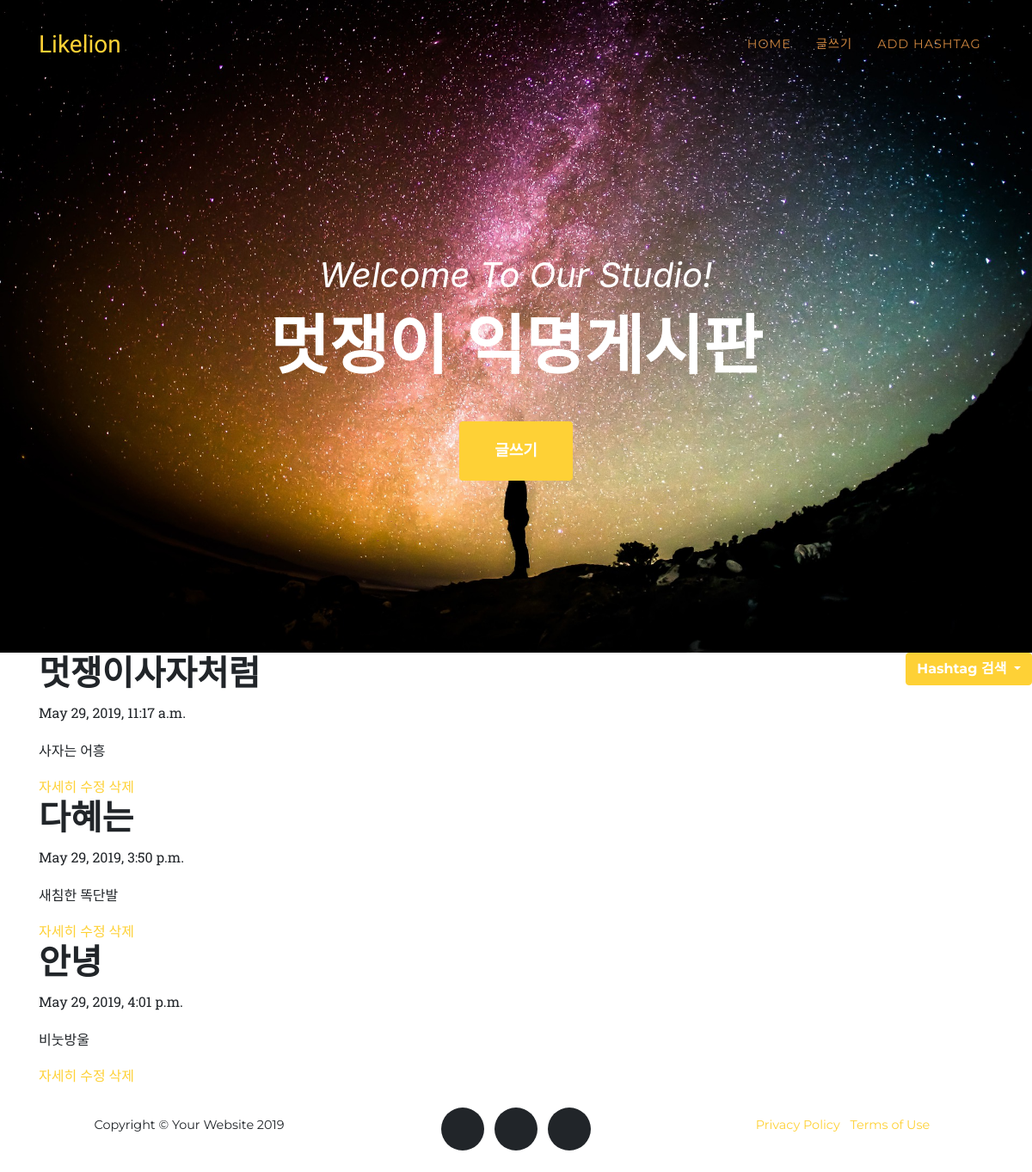
Before: / with the older database file.
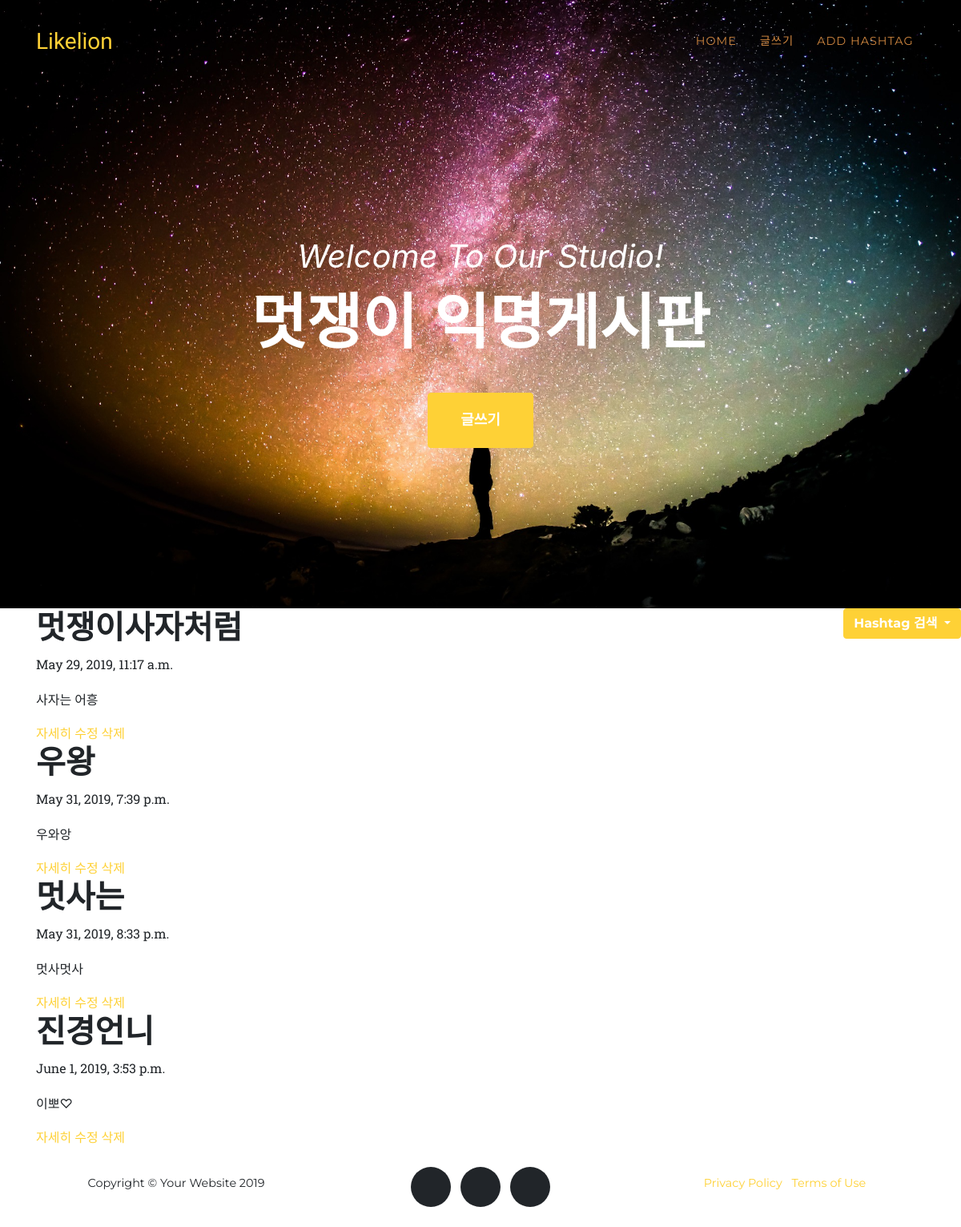
After: the same page with the newer database file.
### first/models.py (models this page shows, shortened)
class Blog(models.Model):
    title = models.CharField(max_length=200)
    pub_date = models.DateTimeField('date published')
    body = models.TextField()
    hashtags = models.ManyToManyField('Hashtag', blank=True)
    image = models.ImageField(upload_to='images/',blank=True)

### first/views.py (the view)
# urls.py: 2. Add a URL to urlpatterns:  path('', views.home, name='home')
def home(request):
    blogs = Blog.objects
    hashtags = Hashtag.objects
    return render(request, 'first/home.html', {'blogs': blogs, 'hashtags': hashtags})

### first/templates/first/home.html (shortened to what this page needs)
{% extends 'first/index.html' %}
{% load staticfiles %}
{% block content %}
<link href="{% static 'css/hi.css' %}" rel="stylesheet">
  <header class="masthead">
    <div class="container">
      <div class="intro-text">
        <div class="intro-lead-in">Welcome To Our Studio!</div>
        <div class="intro-heading text-uppercase">멋쟁이 익명게시판</div>
        <a class="btn btn-primary btn-xl text-uppercase js-scroll-trigger" href="{% url 'new' %}">글쓰기</a>
      </div>
    </div>
  <div class="dropdown">
  <button class="btn btn-primary float-right dropdown-toggle" type="button"
   id="dropdownMenuButton" data-toggle="dropdown" aria-haspopup="true" aria-expanded="false">
    Hashtag 검색
  </button>
</div>
  </header>
<div class="container">
    {% for blog in blogs.all %}
        <h1>{{ blog.title }}</h1>
        <p>{{ blog.pub_date }}</p>
        <p>{{ blog.body }}</p>
        <a href="{% url 'detail' blog_id=blog.pk %}">자세히</a>
        <a href="{% url 'edit' pk=blog.pk %}">수정</a>
        <a href="{% url 'remove' pk=blog.pk %}">삭제</a>
    {% endfor %}
</div>
{% endblock %}

### first/templates/first/index.html (shortened to what this page needs)
{% load staticfiles %}
<!DOCTYPE html>
<html lang="en">
<head>
  <link href="{% static 'vendor/bootstrap/css/bootstrap.min.css' %}" rel="stylesheet">
  <link href="{% static 'vendor/fontawesome-free/css/all.min.css' %}" rel="stylesheet" type="text/css">
  <link href="{% static 'css/agency.min.css' %}" rel="stylesheet">
</head>
<body id="page-top">
  <nav class="navbar navbar-expand-lg navbar-dark fixed-top" id="mainNav">
    <div class="container">
      <a class="navbar-brand js-scroll-trigger" href="#page-top">Likelion</a>
      <div class="collapse navbar-collapse" id="navbarResponsive">
        <ul class="navbar-nav text-uppercase ml-auto">
          <li class="nav-item">
            <a class="nav-link js-scroll-trigger" href="{% url 'home' %}">Home</a>
          </li>
          <li class="nav-item">
            <a class="nav-link js-scroll-trigger" href="{% url 'new' %}">글쓰기</a>
          </li>
          <li class="nav-item">
            <a class="nav-link" href="{% url 'hashtag' %}">Add hashtag</a>
          </li>
        </ul>
      </div>
    </div>
  </nav>
  {% block content %}
  {% endblock %}
  <footer class="footer">
    <div class="container">
      <div class="row">
        <div class="col-md-4">
          <span class="copyright">Copyright &copy; Your Website 2019</span>
        </div>
        <div class="col-md-4">
          <ul class="list-inline social-buttons">
            <li class="list-inline-item">
              <a href="#">
                <i class="fab fa-twitter"></i>
              </a>
            </li>
            <li class="list-inline-item">
              <a href="#">
                <i class="fab fa-facebook-f"></i>
              </a>
            </li>
            <li class="list-inline-item">
              <a href="#">
                <i class="fab fa-linkedin-in"></i>
              </a>
            </li>
          </ul>
        </div>
        <div class="col-md-4">
          <ul class="list-inline quicklinks">
            <li class="list-inline-item">
              <a href="#">Privacy Policy</a>
            </li>
            <li class="list-inline-item">
              <a href="#">Terms of Use</a>
            </li>
          </ul>
        </div>
      </div>
    </div>
  </footer>
</body>
</html>

### first/static/css/hi.css (style rules this page uses)
header.masthead { background-image: url("../img/mi.jpg"); }
#mainNav .navbar-nav .nav-item .nav-link { color : peru; }

Changed rows visible on the page:
removed Blog: title "다혜는", pub_date "May 29, 2019, 3:50 p.m.", body "새침한 똑단발"
removed Blog: title "안녕", pub_date "May 29, 2019, 4:01 p.m.", body "비눗방울"
added Blog: title "우왕", pub_date "May 31, 2019, 7:39 p.m.", body "우와앙"
added Blog: title "멋사는", pub_date "May 31, 2019, 8:33 p.m.", body "멋사멋사"
added Blog: title "진경언니", pub_date "June 1, 2019, 3:53 p.m.", body "이뽀♡"
